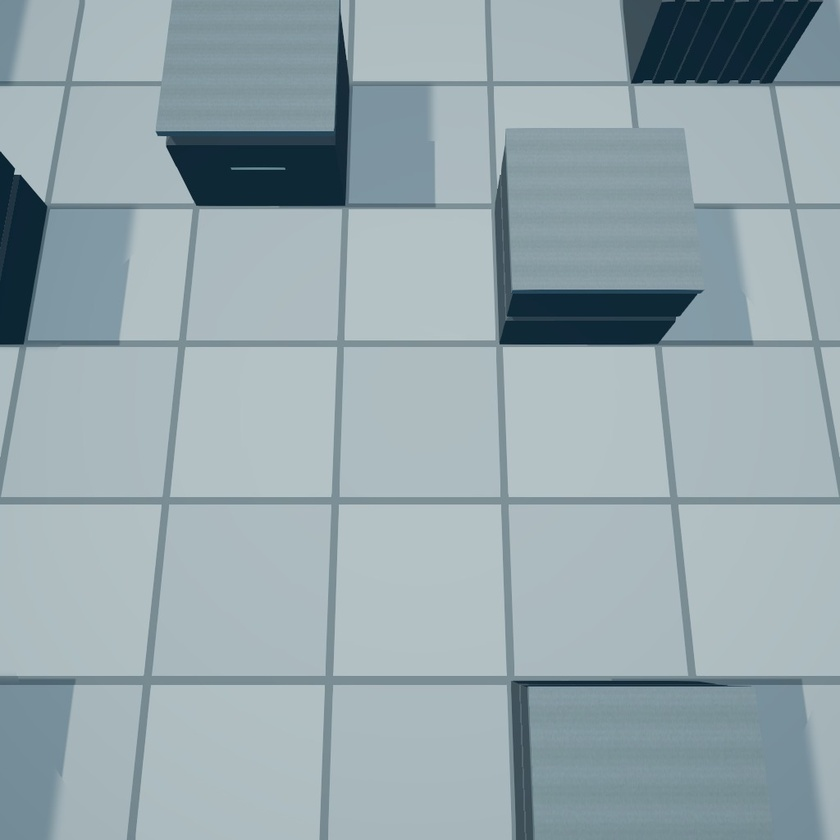
#> input picture Captures/AbilityJuice/shots/r2/debris/f0003.jpg, 840 x 840 px, shrunk from 1024 x 1024 before the run; its folder holds only this picture in this run
$ python _r2_debris_measure.py
#> lines starting #> are read from the running program, lines starting #| are printed output that depends on the picture
import numpy as np
from PIL import Image
import os, json

ROOT = os.path.dirname(os.path.abspath(__file__))
R2 = os.path.join(ROOT, 'shots/r2/debris')
R1 = os.path.join(ROOT, 'shots/r1/debris')

def load(p):
    return np.asarray(Image.open(p).convert('RGB')).astype(np.float32)

def lum(a):
    return 0.2126*a[...,0] + 0.7152*a[...,1] + 0.0722*a[...,2]

def sat(a):
    mx = a.max(-1); mn = a.min(-1)
    return np.where(mx>1e-5, (mx-mn)/np.maximum(mx,1e-5), 0.0)

def plate_for(D):
    frames = sorted(f for f in os.listdir(D) if f.endswith('.jpg'))
    pre = np.stack([load(os.path.join(D,f)) for f in frames[:6]])
    post = np.stack([load(os.path.join(D,f)) for f in frames[-6:]])
    return np.median(np.concatenate([pre,post]), axis=0), frames

plate, frames = plate_for(R2)
#> frames = ['f0003.jpg']
pl = lum(plate)
#> in lum, `return 0.2126*a[...,0] + 0.7152*a[...,1] + 0.0722*a[...,2]`:
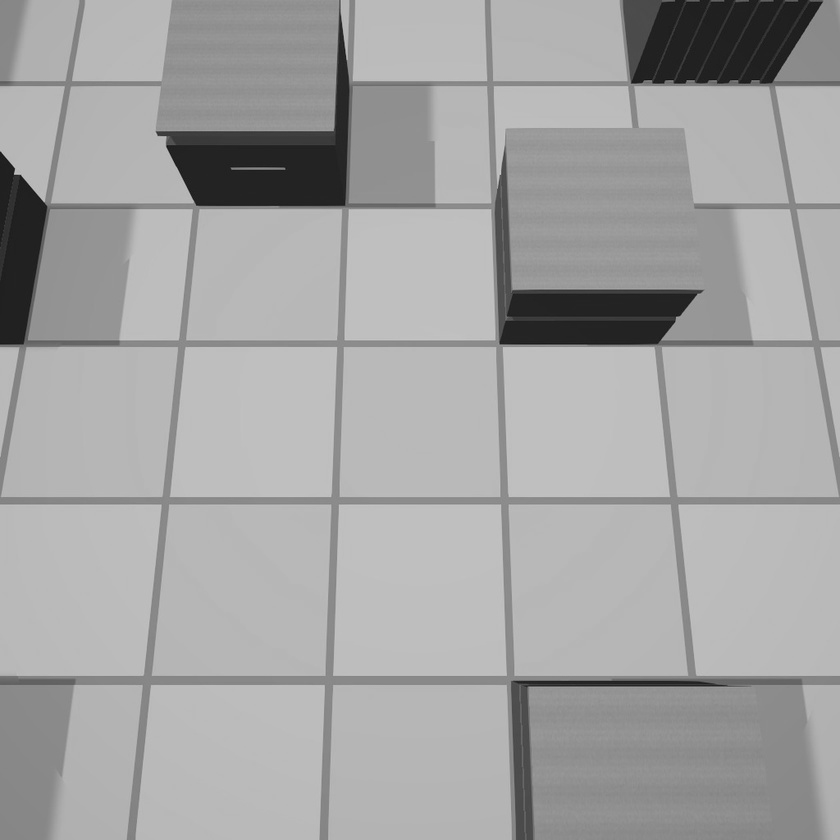
#> returned value: shape (840, 840) float32; min 17.9, max 200.2, mean 163.9
H,W,_ = plate.shape
#> H = 840; W = 840

# ---- grid seam detection: find dark vertical seam lines in the central floor band
band = pl[int(H*0.42):int(H*0.58), :]
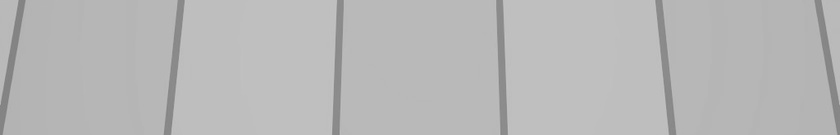
#> band: shape (135, 840) float32; min 126.3, max 197.2, mean 183.6
colmean = band.mean(0)
#> colmean = 840 values, max 191.5 at index 508, min 139.8 at index 501, mean 183.6
# seams are local minima
mins = []
for x in range(3, W-3):
    w = colmean[x-3:x+4]
    if colmean[x] == w.min() and colmean[x] < colmean[max(0,x-12):x+13].mean() - 3:
        mins.append(x)
#> this loop made 834 passes
#> w on passes 1 to 3: [173.2, 170.9, 168.9, 168.6, 168.3, 167.9, 167.7], [170.9, 168.9, 168.6, 168.3, 167.9, 167.7, 167.5], [168.9, 168.6, 168.3, 167.9, 167.7, 167.5, 167]
#> after the loop, mins = [18, 171, 338, 501, 668, 821]
# collapse runs
seams=[]
for x in mins:
    if seams and x - seams[-1][-1] <= 3: seams[-1].append(x)
    else: seams.append([x])
#> this loop made 6 passes
#> x on passes 1 to 6: 18, 171, 338, 501, 668, 821
#> after the loop, seams = [[18], [171], [338], [501], [668], [821]]
seams=[int(np.mean(s)) for s in seams]
#> seams = [18, 171, 338, 501, 668, 821]
print("vertical seams x:", seams)
#| vertical seams x: [18, 171, 338, 501, 668, 821]
if len(seams)>=2:
    d = np.diff(seams)
#> d = [153, 167, 163, 167, 153]
    print("seam spacing:", d, " median cell px =", np.median(d))
#| seam spacing: [153 167 163 167 153]  median cell px = 163.0

$ run again, on Captures/AbilityJuice/shots/r2/debris/f0014.jpg
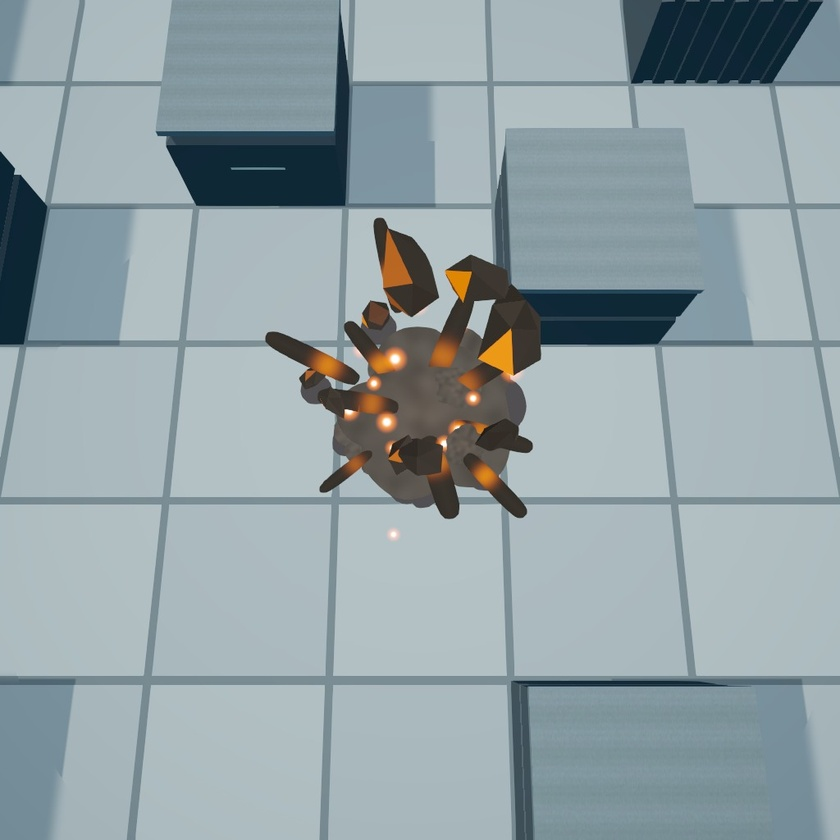
#> input picture Captures/AbilityJuice/shots/r2/debris/f0014.jpg, 840 x 840 px, shrunk from 1024 x 1024 before the run
#> frames = ['f0014.jpg']
#> in lum, `return 0.2126*a[...,0] + 0.7152*a[...,1] + 0.0722*a[...,2]`:
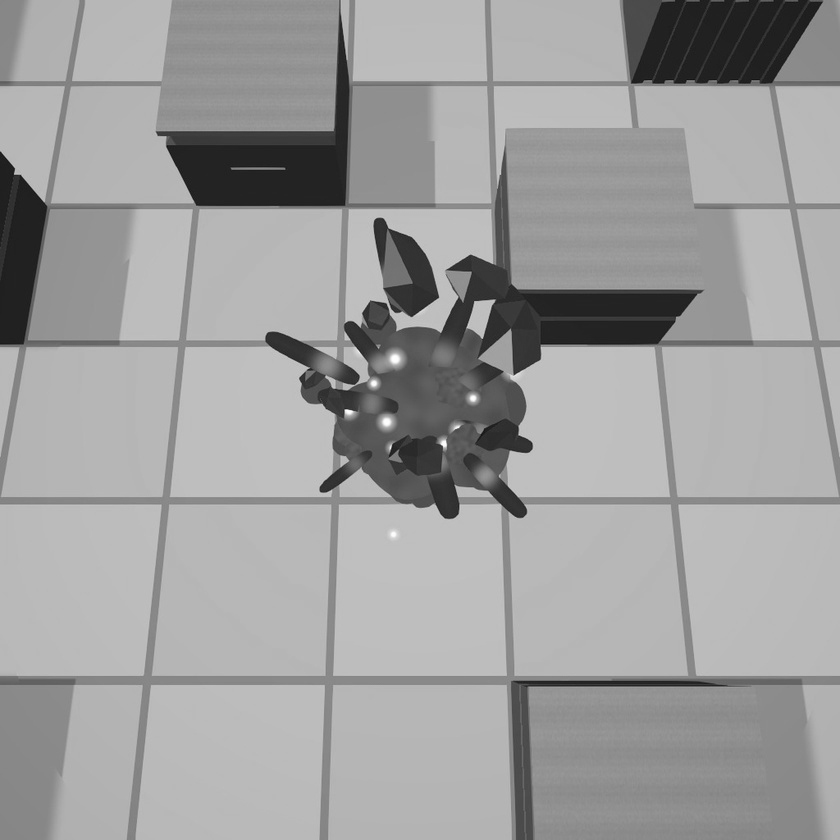
#> returned value: shape (840, 840) float32; min 17.9, max 254.9, mean 158.2
#> `band = pl[int(H*0.42):int(H*0.58), :]`:
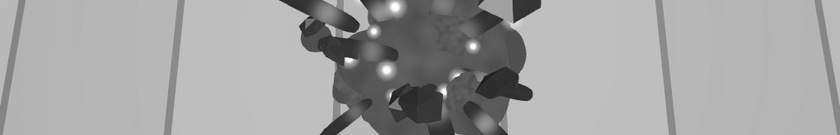
#> band: shape (135, 840) float32; min 20.32, max 254.9, mean 161.8
#> colmean = 840 values, max 191.4 at index 542, min 75.63 at index 416, mean 161.8
#> the loop `for x in range(3, W-3):` made 834 passes
#> w on passes 1 to 3: [173.2, 170.9, 168.9, 168.6, 168.3, 167.9, 167.7], [170.9, 168.9, 168.6, 168.3, 167.9, 167.7, 167.5], [168.9, 168.6, 168.3, 167.9, 167.7, 167.5, 167]
#> after the loop `for x in range(3, W-3):`: mins = [18, 171, 310, 339, 369, 381, 430, 448, 464, 497, 514, 668, 821]
#> the loop `for x in mins:` made 13 passes
#> x on passes 1 to 8: 18, 171, 310, 339, 369, 381, 430, 448
#> after the loop `for x in mins:`: seams = [[18], [171], [310], [339], [369], [381], [430], [448], [464], [497], [514], [668], [821]]
#> `seams=[int(np.mean(s)) for s in seams]`: seams has the same summary as mins
#| vertical seams x: [18, 171, 310, 339, 369, 381, 430, 448, 464, 497, 514, 668, 821]
#> d = [153, 139, 29, 30, 12, 49, 18, 16, 33, 17, 154, 153]
#| seam spacing: [153 139  29  30  12  49  18  16  33  17 154 153]  median cell px = 31.5
